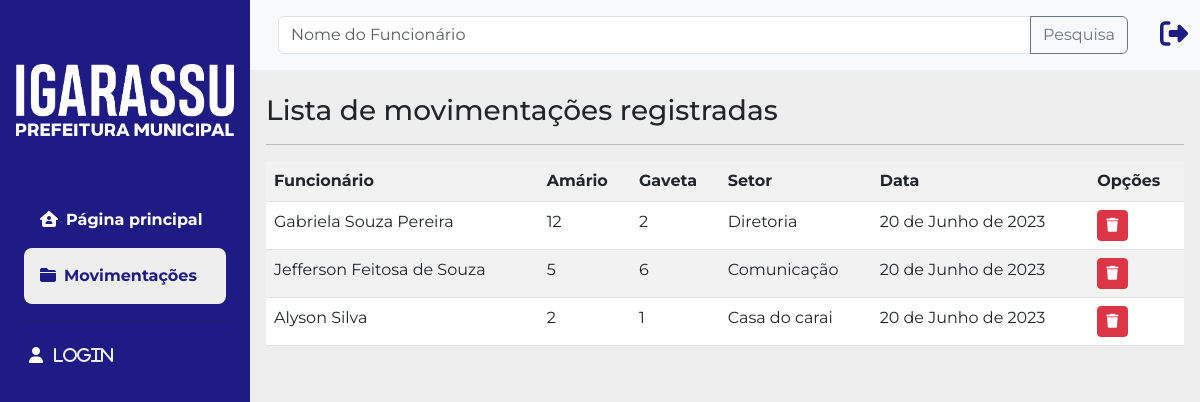
Page /listar/movimentacao/ on the earlier database version.
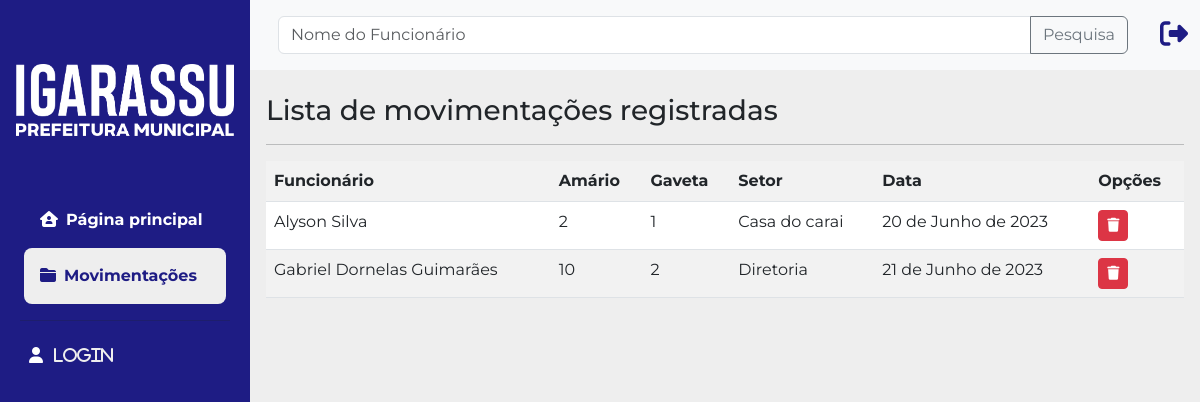
Same page on the later database version.
### cadastros/models.py (models this page shows, shortened)
class Movimentacao(models.Model):
    setor = models.CharField(max_length=15, verbose_name="Setor")
    data = models.DateField(default=datetime.date.today)
    funcionario = models.ForeignKey(Funcionario, on_delete=models.PROTECT)

class Funcionario(models.Model):
    VINCULO_CHOICES = (
        ('C', 'Comissionado'),
        ('CO', 'Contratado'),
        ('CN', 'Concursado'),
    )
    nome = models.CharField(max_length=50)
    matricula = models.CharField(max_length=6, verbose_name="Matrícula")
    cpf = models.IntegerField(verbose_name="CPF", max_length=11)
    vinculo = models.CharField(max_length=12, verbose_name="Vínculo", choices=VINCULO_CHOICES)
    armario = models.IntegerField(verbose_name="Armário")
    gaveta = models.IntegerField(verbose_name="Gaveta")
    situacao = models.BooleanField(default=True, help_text="Marcado para Ativo. ")

### cadastros/views.py (the view)
# urls.py: path('listar/movimentacao/', MovimentacaoList.as_view(), name="listar-movimentacao"),
class MovimentacaoList(ListView):
    model = Movimentacao
    template_name = 'cadastros/listas/movimentacao.html'

### cadastros/templates/cadastros/listas/movimentacao.html
{% extends 'paginas/modelo.html' %}
{% load static %}
{% block conteudo %}
<h3>Lista de movimentações registradas</h3>
<hr>
<div class="table-responsive">
    <table class="table table-striped">
        <tr>
            <th>Funcionário</th>
            <th>Amário</th>
            <th>Gaveta</th>
            <th>Setor</th>
            <th>Data</th>
            <th>Opções</th>
        </tr>
        {% for movimentacao in object_list %}
        <tr>
            <td>{{ movimentacao.funcionario.nome}}</td>
            <td>{{ movimentacao.funcionario.armario }}</td>
            <td>{{ movimentacao.funcionario.gaveta }}</td>
            <td>{{ movimentacao.setor }}</td>
            <td>{{ movimentacao.data|date }}</td>
            <td>
                <a href="{% url 'excluir-movimentacao' movimentacao.pk %}" class="btn btn-danger btn-sm" title="Rastrear"><i class="fa-solid fa-trash"></i></a>
            </td>
        </tr>
        {% empty %}
        <tr>
            <td colspan="8">Nenhum campo registrado</td>
        </tr>
        {% endfor %}
    </table>
</div>
{% endblock %}

### paginas/templates/paginas/modelo.html (shortened to what this page needs)
{% load static %}
<!DOCTYPE html>
<html lang="pt-br">
<head>
    <link
      href="https://cdn.jsdelivr.net/npm/bootstrap@5.3.0/dist/css/bootstrap.min.css"
      rel="stylesheet"
    />
    {% block css %}
    <link rel="stylesheet" href="{% static 'css/style.css' %}">
    {% endblock %}
</head>
<body>
  <div class="main-container d-flex">
    {% block sidebar %}
    <div class="sidebar" id="side-nav">
      <div class="header-box px-3 pt-3 pb-4">
          <h1 class="fs-4"><img src="{% static 'img/letreiro.png' %}" class="img-fluid pb-4 pt-4 mt-4 mb-4" alt="Home"></h1>
        <ul class="list-unstyled px-2">
          <li class="active"><a href="{% url 'listar-funcionario' %}" class="text-decoration-none px-3 py-3 d-block"><i class="fa-solid fa-house-user me-2"></i>Página principal</a></li>
          <li class=""><a href="{% url 'listar-movimentacao' %}" class="text-decoration-none px-3 py-3 d-block"><i class="fa-solid fa-folder-closed me-2"></i>Movimentações</a></li>
        </ul>
        <hr class="h-color mx-1">
        {% if request.user.is_authenticated %}
        <div class="dropdown open">
          <button class="btn border-none dropdown-toggle text-white" type="button" id="triggerId" data-bs-toggle="dropdown" aria-haspopup="true"
              aria-expanded="false">
                <i class="fa fa-user"><span class="ms-2">{{ request.user }}</span></i>
              </button>
          <div class="dropdown-menu" aria-labelledby="triggerId">
            <button class="dropdown-item" onclick="logout()">Logout</button>
            <button class="dropdown-item" href="#">Alterar senha</button>
          </div>
        </div>
        {% else %}
        <button class="btn border-none text-white" type="button" id="triggerId" aria-haspopup="true" aria-expanded="false">
          <i class="fa fa-user"><a class="btn-login-sidebar" href="{% url 'login' %}">Login</a></i>
        </button>
        {% endif %}
      </div>
    </div>
    {% endblock %}
    <div class="content">
      {% block navbar %}
      <nav class="navbar-nav navbar-light bg-light">
        <div class="container">
          <form action="?" method="GET">
            <div class="d-flex align-items-center">
              <div class="input-group mx-3 my-3">
                <input type="text" class="form-control" placeholder="Nome do Funcionário" aria-label="Recipient's username" aria-describedby="button-addon2" name="nome" value="{{ request.GET.nome }}" autocomplete="off">
                <button class="btn btn-outline-secondary" type="submit" id="button-addon2">Pesquisa</button>
              </div>
              <ul class="navbar-nav ms-3">
                <li class="nav-item">
                  <a class="nav-link" href="{% url 'login' %}"><i class="fa-solid fa-right-from-bracket fs-3"></i></a>
                </li>
              </ul>
            </div>
          </form>
        </div>
      </nav>
      {% endblock %}
      <div class="dashboard-content px-3 pt-4 mb-4">
        {% block conteudo %}{% endblock %}
      </div>
    </div>
  </div>
</body>
</html>

### static/css/style.css (style rules this page uses)
body { background: #eee; font-family: 'Montserrat', sans-serif; }
#side-nav { background: #1e1c84; min-width: 250px; max-width: 250px; }
.content { min-height: 100vh; width: 100%; }
hr.h-color { background: #eee; }
.sidebar li.active { background: #eee; border-radius: 8px; }
.sidebar li.active a, .sidebar li.active a:hover { color: #1e1c84; }
.sidebar li a { color: #fff; font-weight: bold; }
.nav-link { color:#1e1c84; }
.btn-login-sidebar { text-decoration: none; color:#eee; padding-left: 10px; }

Differences in the rows shown:
removed Movimentacao: funcionario.nome "Gabriela Souza Pereira", funcionario.armario "12", funcionario.gaveta "2", setor "Diretoria", data "20 de Junho de 2023"
removed Movimentacao: funcionario.nome "Jefferson Feitosa de Souza", funcionario.armario "5", funcionario.gaveta "6", setor "Comunicação", data "20 de Junho de 2023"
added Movimentacao: funcionario.nome "Gabriel Dornelas Guimarães", funcionario.armario "10", funcionario.gaveta "2", setor "Diretoria", data "21 de Junho de 2023"
